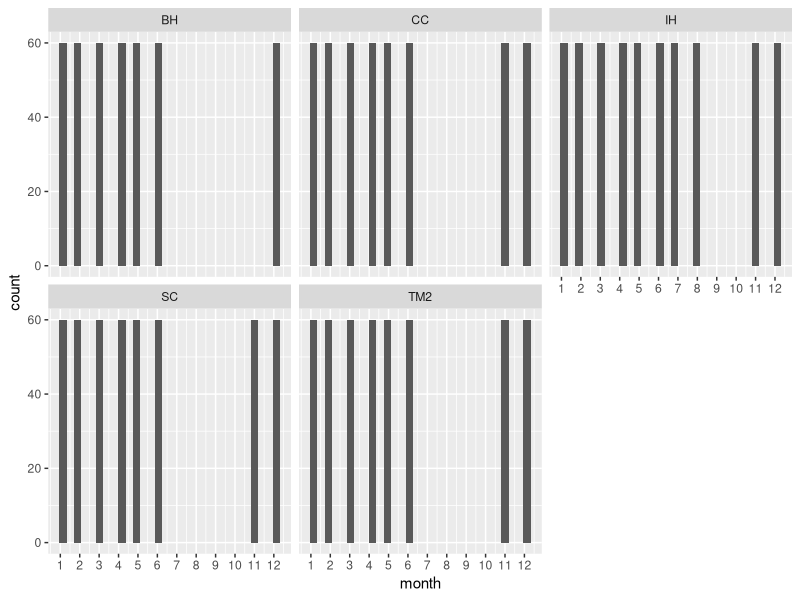
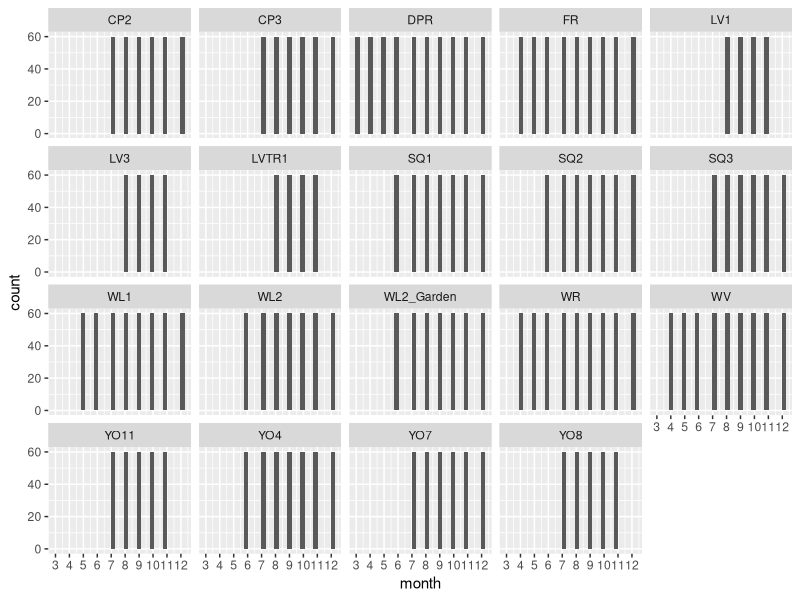

The R script that drew these images, in order:
## ---- chunk 1
knitr::opts_chunk$set(echo = TRUE)
#clear console if needed
#rm(list = ls())
## ---- chunk 2
library(raster) #for the CV function 
library(tidyverse)

sem <- function(x, na.rm=FALSE) { #standard error function 
  sd(x,na.rm=na.rm)/sqrt(length(na.omit(x)))
} 

true_round <- function(number, digits) { #rounding function that bypasses R's round to even default
  posneg <- sign(number)
  number <- abs(number) * 10^digits
  number <- number + 0.5 + sqrt(.Machine$double.eps)
  number <- trunc(number)
  number <- number / 10 ^ digits
  number * posneg
} 
## ---- chunk 3
#pop info
pops_common_garden <- read_csv("../input/WL2_Data/Pops_for_2023_WL2.csv") #pops included in common garden 
pops_common_garden_nonotes <- pops_common_garden %>% select(parent.pop:phylogroup, elevation.group) #subset columns

#Need to add YO1 for JGI:
yose1 <- tibble(parent.pop="YO1", phylogroup=NA) 
pops_common_garden_jgi <- bind_rows(pops_common_garden_nonotes, yose1)

#extra location info 
pop_loc <- read_csv("../input/Strep_tort_locs.csv")

#need to change YOSE to YO
pop_loc_yo <- pop_loc %>% mutate(parent.pop = str_replace(`Site code`, "YOSE(\\d+)", "YO\\1")) %>% select(Lat, Long, elev_m=`Elevation (m)`, parent.pop)

#merge in location info
pop_elev <- left_join(pops_common_garden_jgi, pop_loc_yo)

#add in common garden sites
sites_loc <- tibble(parent.pop=c("UCD_Garden", "WL2_Garden"), phylogroup=NA, Lat=c("38.53250", "38.82599"), Long=c("-121.78299", "-120.25090"), elev_m=c(16,2020))
pops_gardens_locs <- bind_rows(pop_elev, sites_loc)

#add row names
pops_gardens_locs_rowids <- pops_gardens_locs %>% rowid_to_column() %>% mutate(rowid = as.character(rowid))
## ---- chunk 4
flint_data1 <- read_csv("../input/Updated_Flint_Climate_Oct2024.csv") #This only goes through Aug 2024
flint_data2 <- read_csv("../input/Updated_Flint_Sept-Dec2024.csv") #Sept-Dec 2024

#merge:
flint_data <- bind_rows(flint_data1, flint_data2)
## ---- chunk 5
cwd <- flint_data %>% filter(str_detect(DataFileName, "cwd"))
cwd_long <- cwd %>% 
  pivot_longer(!DataFileName, names_to = "rowid", values_to = "cwd") %>% 
  extract(DataFileName, c("year", "month"), "(\\d+)(.*)", convert = TRUE) %>% 
  separate(month, into = c("month", "file_type")) %>% select(rowid, year, month, cwd)

pet <- flint_data %>% filter(str_detect(DataFileName, "pet"))
pet_long <- pet %>% 
  pivot_longer(!DataFileName, names_to = "rowid", values_to = "pet") %>% 
  extract(DataFileName, c("year", "month"), "(\\d+)(.*)", convert = TRUE) %>% 
  separate(month, into = c("month", "file_type")) %>% select(rowid, year, month, pet)

aet <- flint_data %>% 
  filter(str_detect(DataFileName, "aet"))
aet_long <- aet %>% 
  pivot_longer(!DataFileName, names_to = "rowid", values_to = "aet") %>% 
  extract(DataFileName, c("year", "month"), "(\\d+)(.*)", convert = TRUE) %>% 
  separate(month, into = c("month", "file_type")) %>% select(rowid, year, month, aet)

pck <- flint_data %>% filter(str_detect(DataFileName, "pck"))
pck_long <- pck %>% 
  pivot_longer(!DataFileName, names_to = "rowid", values_to = "pck") %>% 
  extract(DataFileName, c("year", "month"), "(\\d+)(.*)", convert = TRUE) %>% 
  separate(month, into = c("month", "file_type")) %>% select(rowid, year, month, pck)

ppt <- flint_data %>% filter(str_detect(DataFileName, "ppt"))
ppt_long <- ppt %>% 
  pivot_longer(!DataFileName, names_to = "rowid", values_to = "ppt") %>% 
  extract(DataFileName, c("year", "month"), "(\\d+)(.*)", convert = TRUE) %>% 
  separate(month, into = c("month", "file_type")) %>% select(rowid, year, month, ppt)

tmn <- flint_data %>% filter(str_detect(DataFileName, "tmn"))
tmn_long <- tmn %>% 
  pivot_longer(!DataFileName, names_to = "rowid", values_to = "tmn") %>% 
  extract(DataFileName, c("year", "month"), "(\\d+)(.*)", convert = TRUE) %>% 
  separate(month, into = c("month", "file_type")) %>% select(rowid, year, month, tmn)

tmx <- flint_data %>% filter(str_detect(DataFileName, "tmx"))
tmx_long <- tmx %>% 
  pivot_longer(!DataFileName, names_to = "rowid", values_to = "tmx") %>% 
  extract(DataFileName, c("year", "month"), "(\\d+)(.*)", convert = TRUE) %>% 
  separate(month, into = c("month", "file_type")) %>% select(rowid, year, month, tmx)

#merge:
flint_long <- full_join(aet_long, cwd_long)
flint_long <- full_join(flint_long, pck_long)
flint_long <- full_join(flint_long, pet_long)
flint_long <- full_join(flint_long, ppt_long)
flint_long <- full_join(flint_long, tmn_long)
flint_long <- full_join(flint_long, tmx_long)

flint_pops <- full_join(pops_gardens_locs_rowids, flint_long) 
#write_csv(flint_pops, "../output/Climate/Flint_AllSites_Dec2024.csv") 
## ---- chunk 6
pop_elev_climate <- flint_pops %>% 
  select(parent.pop, elevation.group, elev_m, Lat:Long, year:tmx) %>% #organize the columns 
  mutate(elevation.group=if_else(parent.pop=="UCD_Garden", "Low",  #add elevation group for gardens
                                 if_else(parent.pop=="WL2_Garden", "High", elevation.group))) %>% 
  filter(parent.pop!="YO1") #remove YO1 from the dataset 
#write_csv(pop_elev_climate, "../output/Climate/flint_climate_UCDpops.csv") #this is the file used in "Flint_Growth_Season.Rmd" and "Climate_PCAs_AllYear.Rmd"
## ---- chunk 7
month_nums <- tibble(month=c("jan","feb","mar","apr","may","jun","jul","aug","sep","oct","nov","dec"),
                     month_nums=c(1:12)) #give calendar months a number 

#merge:
flint_all_year_mosnums <- left_join(pop_elev_climate, month_nums) %>% arrange(parent.pop, year, month_nums) 

#define the water year as November-October:
flint_all_year_wtr_yr <- flint_all_year_mosnums %>% 
  mutate(wtr_yr = year + month_nums %in% c(11:12)) %>% 
  mutate(timeframe = case_when(
                                wtr_yr < 1964 ~ "beforehistoric",
                                wtr_yr >= 1964 & wtr_yr < 1994 ~ "historic",
                                wtr_yr >= 1994 & wtr_yr < 2024 ~ "recent")) %>%
                         mutate(timeframe = as.factor(timeframe), month = as.factor(month)) %>%
                         filter(wtr_yr != 1895, wtr_yr < 2024) %>% #remove years with less than 12 months of data 
                         mutate(months_wtryr = case_when(
                           month == "nov" ~ 1,
                           month == "dec" ~ 2,
                           month == "jan" ~ 3,
                           month == "feb" ~ 4,
                           month == "mar" ~ 5,
                           month == "apr" ~ 6,
                           month == "may" ~ 7, 
                           month == "jun" ~ 8,
                           month == "jul" ~ 9, 
                           month == "aug" ~ 10,
                           month == "sep" ~ 11,
                           month == "oct" ~ 12 )) %>% 
  select(parent.pop:month, timeframe, wtr_yr, months_wtryr, aet:tmx)  #organize the columns 
summary(flint_all_year_wtr_yr)
#write_csv(flint_all_year_wtr_yr, "../output/Climate/flint_all_year_wtr_yr.csv")

#water year is calculated Nov - October.  Could have issues with this, but move forward for now. Can be changed later. 
## ---- chunk 8
# Calculating average temp and diurnal range for each month
bioclim_wtr_yr_prep <- flint_all_year_wtr_yr %>% 
  mutate(tavg = (tmn + tmx)/2, t_diurnal = (tmx-tmn))

#Bio 1, 2, 4, 7, 12, 15
bioclim_wtr_yr_calc <- bioclim_wtr_yr_prep %>% 
  group_by(parent.pop, elevation.group, elev_m, timeframe, wtr_yr) %>% 
  summarise(ann_tmean=mean(tavg),  #Bio1 - Annual Mean Temperature
            mean_diurnal_range=mean(t_diurnal), #Bio2 - Mean Diurnal Range
            temp_seasonality=sd(tavg), #Bio4 - Temperature Seasonality
            temp_ann_range=(max(tmx))-(min(tmn)), #bio7 - temp annual range
            ann_ppt=sum(ppt), #bio12 - annual precip
            ppt_seasonality=cv(ppt+1)) #bio15 - Precipitation Seasonality (+1 to avoid strange CVs for areas where mean rainfaill is < 1)

# Calculating wettest, driest, warmest, and coldest months 
wettest_month <- bioclim_wtr_yr_prep %>%  #there's one wettest month per pop/year
  group_by(parent.pop, elevation.group, elev_m, timeframe, wtr_yr) %>% 
  slice_max(ppt)
driest_month <- bioclim_wtr_yr_prep %>%  #there's more than one driest month for some pops and years 
  group_by(parent.pop, elevation.group, elev_m, timeframe, wtr_yr) %>% 
  slice_min(ppt)
warmest_month <- bioclim_wtr_yr_prep %>% #there's more than one warmest month for 1 pop/year
  group_by(parent.pop, elevation.group, elev_m, timeframe, wtr_yr) %>% 
  slice_max(tavg)
coldest_month <- bioclim_wtr_yr_prep %>% #there's more than one driest month for some pops and years 
  group_by(parent.pop, elevation.group, elev_m, timeframe, wtr_yr) %>% 
  slice_min(tavg)

# Bio 8, 9, 18, 19
bio8_wtryr <- wettest_month %>% #bio8 = tmean_wettest_month
  dplyr::select(parent.pop, elevation.group, elev_m, timeframe, wtr_yr, tmean_wettest_month=tavg)
bio9_wtryr <- driest_month %>% #bio9 = tmean_driest_month
  group_by(parent.pop, elevation.group, elev_m, timeframe, wtr_yr) %>% 
  summarise(tmean_driest_month=mean(tavg)) #taking the average b/c some years where there are multiple driest months 
bio18_wtryr <- warmest_month %>% #bio18 = ppt_warmest_month
  group_by(parent.pop, elevation.group, elev_m, timeframe, wtr_yr) %>% 
  summarise(ppt_warmest_month=mean(ppt)) #taking the avg b/c more than one warmest month for one pop/year
bio19_wtryr <- coldest_month %>% #bio19 = ppt_coldest_month
  group_by(parent.pop, elevation.group, elev_m, timeframe, wtr_yr) %>% 
  summarise(ppt_coldest_month=mean(ppt)) #taking the avg b/c more than one coldest month for one pop/year
#merge:
bio8_9_wtryr <- full_join(bio8_wtryr, bio9_wtryr) 
bio18_19_wtryr <- full_join(bio18_wtryr, bio19_wtryr) 
all_periods_wtryr <- full_join(bio8_9_wtryr, bio18_19_wtryr)

#Merge all bioclims
bioclim_wtryr <- full_join(bioclim_wtr_yr_calc, all_periods_wtryr)
summary(bioclim_wtryr)
#write_csv(bioclim_wtryr, "../output/Climate/bioclim_wtr_yr.csv")
## ---- chunk 9
pop_elev_climate_60 <- pop_elev_climate %>% 
  filter(parent.pop != "UCD_Garden") %>% #remove Davis garden 
  filter(year >= 1964, year < 2024) %>%  #use the most recent 60 years
  select(parent.pop:month, cwd, pck, ppt, tmn, tmx) %>% 
  mutate(month = recode(month, #convert months to numbers 
  jan = 1,
  feb = 2,
  mar = 3,
  apr = 4,
  may = 5,
  jun = 6,
  jul = 7,
  aug = 8,
  sep = 9,
  oct = 10,
  nov = 11,
  dec = 12
))

pop_elev_climate_60_avgs <- pop_elev_climate_60 %>% 
  group_by(parent.pop, elevation.group, elev_m, month) %>% 
  summarise_at(c("cwd", "pck", "ppt", "tmn", "tmx"), c(mean, sem), na.rm = TRUE) #60 year averages per month for each pop
names(pop_elev_climate_60_avgs) <- gsub("fn2", "sem", colnames(pop_elev_climate_60_avgs))
names(pop_elev_climate_60_avgs) <-gsub("fn1", "mean", colnames(pop_elev_climate_60_avgs))
pop_elev_climate_60_avgs <- pop_elev_climate_60_avgs %>% mutate(PckSum=sum(pck_mean)) #estimate of average total snowpack in a year 
## ---- chunk 10
nosnow_pops_60 <- pop_elev_climate_60_avgs %>% filter(PckSum < 70)
unique(nosnow_pops_60$parent.pop) #BH, CC, TM2, SC, IH 
summary(nosnow_pops_60) #3rd quartile of CWD = 85

nosnow_pops_60_tojoin <- nosnow_pops_60 %>% select(parent.pop:elev_m, PckSum) %>% distinct() #pull out PckSum
nosnow_pops_60_years <- left_join(nosnow_pops_60_tojoin, pop_elev_climate_60) #add PckSum to full 60 year data frame 
growyear_months <- tibble(month=c(1:12), growmonth=c(5, 6, 7, 8, 9, 10, 11, 12, 1, 2, 3, 4)) #start in Sept though due to after-ripening requirements 
nosnow_60_growyear_months <- full_join(growyear_months, nosnow_pops_60_years) #add grow months to the dataframe 

#first month
nosnow_60_first_month <- nosnow_60_growyear_months %>%
  group_by(parent.pop, elevation.group, elev_m, year) %>% 
  filter(ppt>=25) %>% 
  arrange(growmonth) %>% 
  filter(row_number()==1) #get first month for each pop and year with germinating inducing rain 
nosnow_60_first_month_tomerge <- nosnow_60_first_month %>% 
  select(parent.pop:elev_m, year, firstmonth=growmonth) #first month is in grow month not calendar month format
#merge:
nosnow_60_first_month_col <- full_join(nosnow_60_growyear_months, nosnow_60_first_month_tomerge)

#last month
nosnow_60_last_month <- nosnow_60_growyear_months %>%
  group_by(parent.pop, elevation.group, elev_m, year) %>% 
  filter(cwd>85) %>% #last month is when cwd gets too high 
  arrange(month) %>% 
  filter(row_number()==1)
nosnow_60_last_month_tomerge <- nosnow_60_last_month %>% 
  select(parent.pop:elev_m, year, lastmonth=growmonth) #last month is in grow month not calendar month format
nosnow_60_last_month_col <- full_join(nosnow_60_first_month_col, nosnow_60_last_month_tomerge) %>% 
  select(firstmonth, lastmonth, month:tmx)
## ---- chunk 11
nosnow_60_last_month_col %>% filter(is.na(lastmonth)) %>% arrange(year) #2 years (2005, 2019) when IH doesn't have a last month based on these criteria (cwd never goes above 89 in those years)
#****CAN EXCLUDE THESE CASES
nosnow_60_last_month_col %>% filter(is.na(firstmonth)) %>% arrange(year) #1 year (2013) when BH doesn't have a first month based on these criteria (ppt never above 25)
#****CAN EXCLUDE THIS CASE 
nosnow_60_last_month_col %>% filter(lastmonth<4) %>% arrange(parent.pop, year) #some cases where last month is less than 4 (earlier than December)
nosnow_60_last_month_col %>% filter(lastmonth<firstmonth, lastmonth<4) %>% arrange(parent.pop, year) #most of the above are when the last month is before the first month (in growyear, not calendar year)
#****NEED TO CONVERT LAST MONTH TO CALENDAR YEAR FORMAT FOR AVG CALCS 
nosnow_60_last_month_col %>% filter(lastmonth>firstmonth & lastmonth<4) %>% arrange(parent.pop, year) #0 cases where last month is after the first month nosnow_60_last_month_col %>% filter(lastmonth==firstmonth) %>% arrange(parent.pop, year) #2 cases (IH, 1989, 1998) where first month and last month are the same 
#****CAN EXCLUDE THESE CASES

nosnow_60_last_month_col %>% filter(lastmonth==1) %>% arrange(parent.pop, year) #13 cases where Sept is last month 
nosnow_60_last_month_col %>% filter(lastmonth==2) #0 cases where Oct-Dec is the last month
nosnow_60_last_month_col %>% filter(firstmonth>4) #0 cases where first month is after December
nosnow_60_last_month_col %>% filter(growmonth==firstmonth+1, cwd>89) %>% arrange(parent.pop, year) #0 cases where cwd is high in the second growth month
## ---- chunk 12
nosnow_60first_last_month_for_calc <- nosnow_60_last_month_col %>% 
  filter(!(parent.pop=="IH" & year==1989)) %>% #remove IH: 1989, 1998, 2005, 2019
  filter(!(parent.pop=="IH" & year==1998)) %>% 
  filter(!(parent.pop=="IH" & year==2005)) %>% 
  filter(!(parent.pop=="IH" & year==2019)) %>% 
  filter(!(parent.pop=="BH" & year==2013)) %>% #remove BH: 2013
  mutate(lastmonth_cal=if_else(lastmonth<=4, lastmonth+8, lastmonth-4)) %>% #convert last month to cal year for avg calc 
  select(firstmonth:lastmonth, lastmonth_cal, parent.pop, elevation.group, elev_m, year) %>% 
  distinct()

nosnow_60_avg_first_last_month <- nosnow_60first_last_month_for_calc %>% 
  group_by(parent.pop, elevation.group, elev_m) %>% 
  summarise(AvgFirstMonth=mean(firstmonth), First_sem=sem(firstmonth),
            AvgLastMonth=mean(lastmonth), Last_sem=sem(lastmonth),
            AvgLastMonth_cal=mean(lastmonth_cal), Last_cal_sem=sem(lastmonth_cal))
nosnow_60_avg_first_last_month
#Start: 2 in growmonth = October 
#Last: 9 in growmonth = May - w/o converting last month to calendar year format, the cases where growmonth=1 is pulling the last month much earlier and with a much greater standard error --> wrong!
#Last: 8 in lastmonth_cal = August 

#Used Standard Rounding
nosnow_avg_first_last_month_60 <- nosnow_60_avg_first_last_month %>% 
  mutate(AvgFirstMonth=true_round(AvgFirstMonth, 0), 
          AvgLastMonth=true_round(AvgLastMonth_cal, 0) + 4) %>% #avg in calendar year first to account for cases with last month of Sept, then convert back to grow month format
  select(parent.pop:elev_m, AvgFirstMonth, AvgLastMonth)

nosnow_60_avg_first_last_month_allmonths <- left_join(nosnow_60_growyear_months, nosnow_avg_first_last_month_60)
## ---- chunk 13
nosnow_grwseason_60 <- nosnow_60_avg_first_last_month_allmonths %>% 
  group_by(parent.pop, elevation.group, elev_m, year) %>% 
  filter(growmonth>AvgFirstMonth) %>% #first and last month are in grow month format not calendar year 
  filter(growmonth<=AvgLastMonth) %>% 
  arrange(year,parent.pop, growmonth)

xtabs(~parent.pop+month, data=nosnow_grwseason_60)
nosnow_grwseason_60 %>% ggplot(aes(x=month)) + geom_histogram() +
  scale_x_continuous(breaks=c(1, 2, 3, 4, 5,6,7,8,9,10, 11, 12)) +
  facet_wrap(~parent.pop)
## ---- chunk 14
snow_pops_60 <- pop_elev_climate_60_avgs %>% filter(PckSum >= 70)
unique(snow_pops_60$parent.pop) #18 pops + garden site get some significant snowpack per year 

snow_pops_60_tojoin <- snow_pops_60 %>% select(parent.pop:elev_m, PckSum) %>% distinct()
snow_pops_60_years <- left_join(snow_pops_60_tojoin, pop_elev_climate_60) 

#first month
snow_60_first_month <- snow_pops_60_years %>%
  group_by(parent.pop, elevation.group, elev_m, year) %>% 
  filter(pck==0) %>% 
  filter(tmn > 0) %>% 
  arrange(month) %>% 
  filter(row_number()==1) #get first month for each pop and year with no snowpack for germ
snow_60_first_month_tomerge <- snow_60_first_month %>% 
  select(parent.pop:elev_m, year, firstmonth=month)
snow_60_first_month_col <- full_join(snow_pops_60_years, snow_60_first_month_tomerge)

#last month 
snow_60_last_month <- snow_60_first_month_col %>%
  group_by(parent.pop, elevation.group, elev_m, year) %>% 
  filter(month>firstmonth) %>% 
  filter(if_else(pck>70, pck>70, 
                 if_else(pck>0, tmn < 0, tmn <= -5))) %>%  #-5 is moderate freeze (Pardee et al. 2017)
  arrange(month) %>% 
  filter(row_number()==1) #get first month after growstart for each pop and year with pck >70 OR pck>0 & tmn <0 OR tmn <-5
snow_60_last_month_tomerge <- snow_60_last_month %>% 
  select(parent.pop:elev_m, year, firstmonth,lastmonth=month)
snow_60_last_month_col <- full_join(snow_60_first_month_col, snow_60_last_month_tomerge) %>% 
  select(firstmonth, lastmonth, year:tmx)
## ---- chunk 15
snow_60_last_month_col %>% filter(is.na(firstmonth)) #no cases where there isn't a firstmonth
snow_60_last_month_col %>% filter(is.na(lastmonth)) #226 cases where there isn't a lastmonth 
#***WHAT TO DO FOR THESE CASES? Make the last month 12 (Dec)
#*no snow_pack, or min temp > -5 

snow_60_last_month_col %>% filter(lastmonth==firstmonth) %>% arrange(parent.pop, year) #no cases where last month is first month 

snow_60_last_month_col %>% filter(lastmonth==firstmonth+1) %>% arrange(parent.pop, year) 
#***I added a temperature requirement for temp >0 for the first month and still get 16 cases where there is heavy snow in the month after the first month 
snow_60_last_month_col %>% filter(lastmonth==firstmonth+2) #8 case where there was sig snowpack in the second month after the first month of 0 snowpack 

heavysnow_60 <- snow_60_last_month_col %>% filter(lastmonth==firstmonth+1) %>% filter(month==firstmonth)
summary(heavysnow_60)
unique(heavysnow_60$parent.pop)
heavysnow_60 %>% filter(elev_m>1800)
#"DPR" "FR" "WL1" "WL2" "WR", "YO4" 
#*Temps range from just above freezing (0.080) to 3.3 (which seems like an acceptable temp given we vernalize at 4C)
#*OR START THE CHECK IN FEB FOR POPS > 6000 FT (ONLY 2 ABOVE 6000 FEET, both in 2014)
#*OR just take these cases out
## ---- chunk 16
snow_60first_last_month_for_calc <- snow_60_last_month_col %>% 
  mutate(lastmonth=if_else(is.na(lastmonth), 12, lastmonth)) %>% #for cases with no last month - make last month 12
  filter(lastmonth > firstmonth+2) %>% #remove cases where last month is first month +1 or 2 
  select(firstmonth:lastmonth, parent.pop, elevation.group, elev_m, year) %>% 
  distinct()
#snow_60first_last_month_for_calc %>% filter(parent.pop=="CP2", year=="2011") #converting last month to 12 worked for the cases where it was NA before 

snow_60_avg_first_last_month <- snow_60first_last_month_for_calc %>% 
  group_by(parent.pop, elevation.group, elev_m) %>% 
  summarise(AvgFirstMonth=mean(firstmonth), First_sem=sem(firstmonth),
            AvgLastMonth=mean(lastmonth), Last_sem=sem(lastmonth)) %>% 
  arrange(elevation.group, elev_m)
snow_60_avg_first_last_month
#Start = May-July for "high" elev, Feb-May for "mid" elevation 
#End = Nov-Dec

#Used Standard Rounding
snow_avg_first_last_month_60 <- snow_60_avg_first_last_month %>% 
  mutate(AvgFirstMonth=true_round(AvgFirstMonth, 0), AvgLastMonth=true_round(AvgLastMonth, 0)) %>% 
  select(parent.pop:elev_m, AvgFirstMonth, AvgLastMonth)

snow_60_avg_first_last_month_allmonths <- left_join(snow_pops_60_years, snow_avg_first_last_month_60)
## ---- chunk 17
snow_grwseason_60 <- snow_60_avg_first_last_month_allmonths %>% 
  group_by(parent.pop, elevation.group, elev_m, year) %>% 
  filter(month>AvgFirstMonth) %>% 
  filter(month<=AvgLastMonth)

xtabs(~parent.pop+month, data=snow_grwseason_60)
snow_grwseason_60 %>% ggplot(aes(x=month)) + geom_histogram() +
  scale_x_continuous(breaks=c(1, 2, 3, 4, 5,6,7,8,9,10, 11, 12)) +
  facet_wrap(~parent.pop)
## ---- chunk 18
flint_60_grwseason <- rbind(nosnow_grwseason_60, snow_grwseason_60) %>% 
  mutate(timeframe = case_when(
                                year >= 1964 & year < 1994 ~ "historic",
                                year >= 1994 & year < 2024 ~ "recent")) %>% 
  select(parent.pop:elev_m, Lat:Long, timeframe, year, month, PckSum, cwd:tmx) #organize the columns 
unique(flint_60_grwseason$parent.pop)

#write_csv(flint_60_grwseason, "../output/Climate/flint_climate_growthseason_60.csv")
## ---- chunk 19
# Calculating average temp and diurnal range for each month
bioclim_60_meantemp_prep <- flint_60_grwseason %>% 
  mutate(tavg = (tmn + tmx)/2, t_diurnal = (tmx-tmn))

# Bio 1, 2, 4, 7, 12, 15
bioclim_60_calc <- bioclim_60_meantemp_prep %>% 
  group_by(parent.pop, elevation.group, elev_m, year) %>% 
  summarise(ann_tmean=mean(tavg),  #Bio1 - Annual Mean Temperature
            mean_diurnal_range=mean(t_diurnal), #Bio2 - Mean Diurnal Range
            temp_seasonality=sd(tavg), #Bio4 - Temperature Seasonality
            temp_ann_range=(max(tmx))-(min(tmn)), #bio7 - temp annual range
            ann_ppt=sum(ppt), #bio12 - annual precip
            ppt_seasonality=cv(ppt+1)) #bio15 - Precipitation Seasonality (+1 to avoid strange CVs for areas where mean rainfaill is < 1)

# Calculating wettest, driest, warmest, and coldest months 
wettest_month <- bioclim_60_meantemp_prep %>%  #there's one wettest month per pop/year
  group_by(parent.pop, elevation.group, elev_m, timeframe, year) %>% 
  slice_max(ppt)
driest_month <- bioclim_60_meantemp_prep %>%  #there's more than one driest month for some pops and years 
  group_by(parent.pop, elevation.group, elev_m, timeframe, year) %>% 
  slice_min(ppt)
warmest_month <- bioclim_60_meantemp_prep %>% #there's one warmest month per pop/year
  group_by(parent.pop, elevation.group, elev_m, timeframe, year) %>% 
  slice_max(tavg)
coldest_month <- bioclim_60_meantemp_prep %>% #there's one coldest month per pop/year
  group_by(parent.pop, elevation.group, elev_m, timeframe, year) %>% 
  slice_min(tavg)

# Bio 8, 9, 18, 19
bio8_60 <- wettest_month %>% #bio8 = tmean_wettest_month
  dplyr::select(parent.pop, elevation.group, elev_m, year, tmean_wettest_month=tavg)
bio9_60 <- driest_month %>% #bio9 = tmean_driest_month
  group_by(parent.pop, elevation.group, elev_m, year) %>% 
  summarise(tmean_driest_month=mean(tavg)) #taking the average b/c some years where there are multiple driest months 
bio18_60 <- warmest_month %>% #bio18 = ppt_warmest_month
  dplyr::select(parent.pop, elevation.group, elev_m, year, tmean_wettest_month=ppt)
bio19_60 <- coldest_month %>% #bio19 = ppt_coldest_month
  dplyr::select(parent.pop, elevation.group, elev_m, year, ppt_coldest_month=ppt)
# Merge:
bio8_9_60 <- full_join(bio8_60, bio9_60)
bio18_19_60 <- full_join(bio18_60, bio19_60)
all_periods_60 <- full_join(bio8_9_60, bio18_19_60)

# Merge all bioclims:
bioclim_60_grwseason <- full_join(bioclim_60_calc, all_periods_60)
#write_csv(bioclim_60_grwseason, "../output/Climate/BioClim_growthseason_60.csv")
## ---- chunk 20
#flint_all_year_wtr_yr  #flint water year climate data frame with all years and months + both garden sites
#bioclim_wtryr          #bioclim water year climate data frame with all years + both garden sites
#flint_60_grwseason     #flint growth season climate data frame with most recent 60 years and grow months + WL2 garden 
#bioclim_60_grwseason   #bioclim water year climate data frame with most recent 60 years + WL2 garden 
